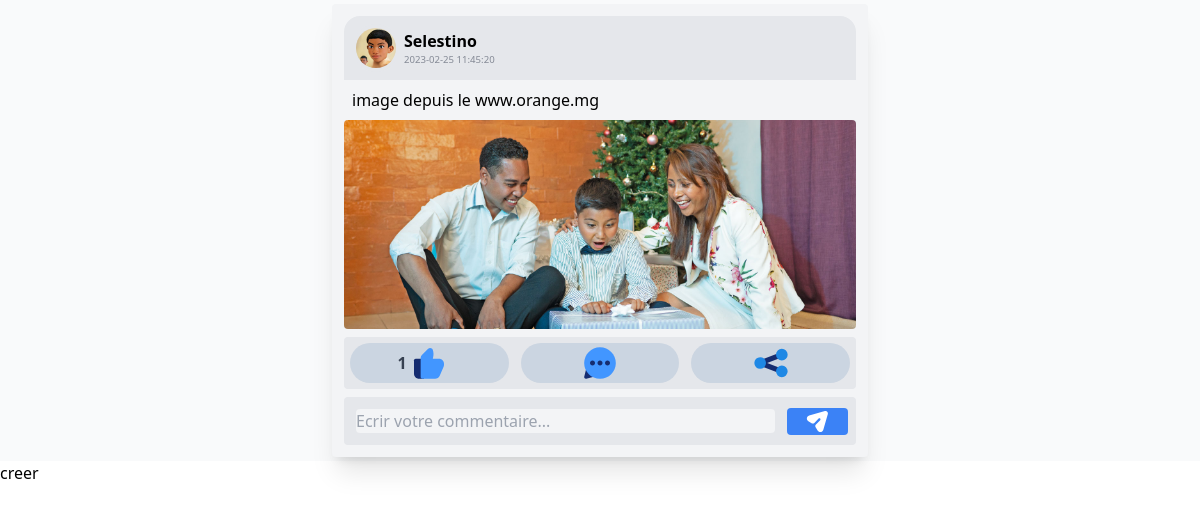
The app's page /post?id_post=20 (signed in) with its own data.
### tables this page shows
CREATE TABLE IF NOT EXISTS `pdp` (
  `id_pdp` int(11) NOT NULL AUTO_INCREMENT,
  `idUser` varchar(10000) NOT NULL,
  `photo` varchar(10000) NOT NULL,
  PRIMARY KEY (`id_pdp`)
);

CREATE TABLE IF NOT EXISTS `user` (
  `idUser` int(11) NOT NULL AUTO_INCREMENT,
  `email` varchar(255) DEFAULT NULL,
  `username` varchar(100) NOT NULL,
  `password` varchar(500) NOT NULL,
  PRIMARY KEY (`idUser`)
);

CREATE TABLE IF NOT EXISTS `post` (
  `id_post` int(11) NOT NULL AUTO_INCREMENT,
  `idOwner` varchar(10000) NOT NULL,
  `legend` varchar(1000) DEFAULT NULL,
  `photo` varchar(1000) DEFAULT NULL,
  `date` datetime DEFAULT NULL,
  PRIMARY KEY (`id_post`)
);

### post/index.php (called while the page is built, shortened)
<?php
require("post.php");
?>

### post/liste.php (the view, shortened to what this page needs)
<?php
$post_id=$_GET["id_post"];
$postSelect = $db -> prepare("SELECT * FROM post WHERE id_post=:id_post");
$postSelect->execute([
    "id_post"=>$post_id,
]);
$fetch=$postSelect->fetch();
?>
<div class="bg-gray-50 flex flex-col items-center">
<div class="bg-gray-100 rounded w-fit m-1 shadow-xl">
    <div class="m-3 w-fit">
        <?php
            $post_img=$fetch["photo"];
            $post_legende=$fetch["legend"];
            $post_id_auteur=$fetch["idOwner"];
            $post_date=$fetch["date"];
            $selecUser=$db ->prepare("SELECT * FROM user WHERE idUser=$post_id_auteur");
            $selecUser->execute();
            $fetchUser=$selecUser->fetch();
            $nameUserPost = $fetchUser["username"];
            $pdpOwner=$db ->prepare("SELECT * FROM pdp WHERE idUser=$post_id_auteur");
            $pdpOwner->execute();
            $fetchpdp=$pdpOwner->fetch();
            ?>
            <div class="p-2 flex items-center bg-gray-200 rounded-t-2xl">
                <?php
                    if(empty($fetchpdp["photo"])){
                        ?>
                            <div class="rounded-3xl  font-mono font-bold text-3xl text-slate-700 bg-yellow-200 w-12 h-12 flex justify-center items-center border-solid border-4 border-gray-200"><?=strtoupper($nameUserPost[0])?></div>
                            <?php
                    }else{
                        $pdpUserPost = $fetchpdp["photo"];
                        ?>
                            <img src="../img/profil/<?=$pdpUserPost?>" class="w-12 rounded-3xl border-solid border-4 border-gray-200" />
                        <?php
                    }
                ?>
            <div class="w-fit pl-1 flex flex-col">
                <h5>
                    <a href="../profil?idUser=<?=$post_id_auteur?>" class="capitalize font-bold hover:underline">
                    <?=$nameUserPost?>
                    </a>
                </h5>
                <span class=" font-thin text-gray-500 text-opacity-80 text-[0.6rem]"><?=$post_date?></span>
            </div>
            </div>
            <?php
                if(empty($post_img)){
                    ?>
                    <div>
                    <p class="p-2 bg-gray-100 text-3xl max-w-lg text-center"><?=$post_legende?></p>
                    </div>
                    <?php
                }else{
            ?>
            <div>
            <p class="p-2 bg-gray-100 font-medium max-w-lg text-justify"><?=$post_legende?></p>
            <div class="rounded overflow-hidden">
            <img src="../img/post/<?=$post_img?>" title="<?=$post_img?>" class="w-132 cursor-pointer hover:scale-105 transition-all duration-500 ease-in-out" />
            </div>
            </div>
            <?php
                }
            ?>
            <div class="bg-gray-200 flex justify-around mt-2 font-medium rounded">
                <div class="bg-slate-300 overflow-hidden relative w-full flex justify-center items-center cursor-pointer rounded-3xl hover:opacity-80 m-[6px]">
                    <?php
                        require('likes/like_page.php');
                    ?>
                </div>
                <div class="bg-slate-300 w-full relative flex justify-center items-center overflow-hidden cursor-pointer rounded-3xl hover:opacity-80 m-[6px]">
                </div>
                <div class="bg-slate-300 w-full flex justify-center items-center cursor-pointer rounded-3xl hover:opacity-80 m-[6px]">
                </div>
            </div>
            <?php
                require('comments/form.php')
            ?>
    </div>
</div>
</div>

### records on screen
pdp: photo (picture)
user: username "Selestino"
post: date "2023-02-25 11:45:20", legend "image depuis le www.orange.mg", photo (picture)

### other values on screen
$NbrLike "1"
